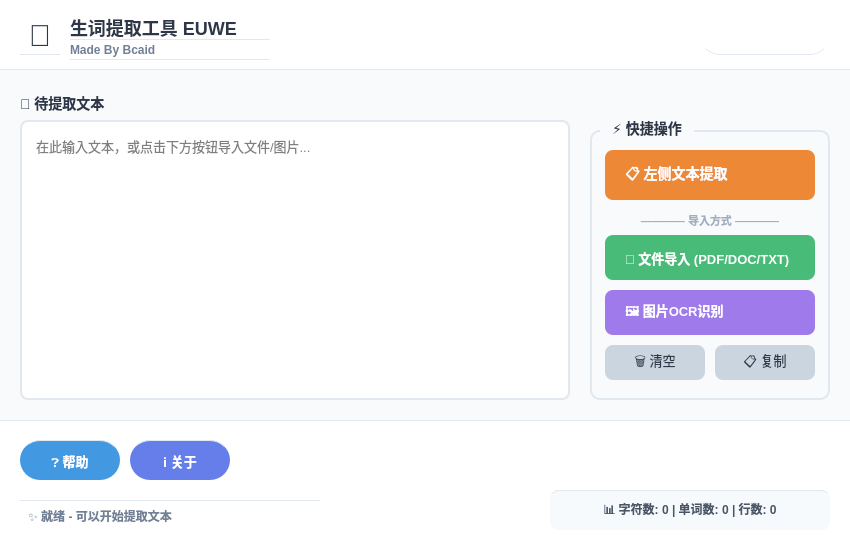
<?xml version="1.0" encoding="UTF-8"?>
<ui version="4.0">
 <class>Widget</class>
 <widget class="QWidget" name="Widget">
  <property name="geometry">
   <rect>
    <x>0</x>
    <y>0</y>
    <width>850</width>
    <height>550</height>
   </rect>
  </property>
  <property name="windowTitle">
   <string>智能文本提取工具</string>
  </property>
  <property name="styleSheet">
   <string notr="true">/* 全局样式 */
QWidget {
    background-color: #f8fafc;
    font-family: 'Microsoft YaHei', 'Segoe UI', sans-serif;
}

/* 标题样式 */
QLineEdit, QTextEdit {
    background-color: white;
    border: 2px solid #e2e8f0;
    border-radius: 8px;
    padding: 10px;
    font-size: 13px;
    selection-background-color: #4299e1;
    selection-color: white;
}

QTextEdit:focus, QLineEdit:focus {
    border-color: #4299e1;
    box-shadow: 0 0 0 3px rgba(66, 153, 225, 0.15);
}

/* 按钮基础样式 */
QPushButton {
    border: none;
    border-radius: 8px;
    font-weight: bold;
    font-size: 13px;
    color: white;
    transition: all 0.2s ease-in-out;
}

QPushButton:hover {
    transform: translateY(-2px);
    box-shadow: 0 4px 12px rgba(0, 0, 0, 0.15);
}

QPushButton:pressed {
    transform: translateY(0px);
    box-shadow: 0 2px 6px rgba(0, 0, 0, 0.1);
}

/* 标签样式 */
QLabel {
    color: #2d3748;
    font-size: 13px;
    font-weight: 500;
}

/* 分组框样式 */
QGroupBox {
    font-weight: bold;
    font-size: 14px;
    color: #2d3748;
    border: 2px solid #e2e8f0;
    border-radius: 10px;
    margin-top: 10px;
    padding-top: 10px;
}

QGroupBox::title {
    subcontrol-origin: margin;
    left: 10px;
    padding: 0 10px 0 10px;
}</string>
  </property>
  <widget class="QWidget" name="titleBar" native="true">
   <property name="geometry">
    <rect>
     <x>0</x>
     <y>0</y>
     <width>850</width>
     <height>70</height>
    </rect>
   </property>
   <property name="styleSheet">
    <string notr="true">background-color: white;
border-bottom: 1px solid #e2e8f0;</string>
   </property>
   <widget class="QLabel" name="appIcon">
    <property name="geometry">
     <rect>
      <x>20</x>
      <y>15</y>
      <width>40</width>
      <height>40</height>
     </rect>
    </property>
    <property name="styleSheet">
     <string notr="true">font-size: 30px;
background-color: transparent;</string>
    </property>
    <property name="text">
     <string>📝</string>
    </property>
    <property name="alignment">
     <set>Qt::AlignmentFlag::AlignCenter</set>
    </property>
   </widget>
   <widget class="QLabel" name="appTitle">
    <property name="geometry">
     <rect>
      <x>70</x>
      <y>15</y>
      <width>200</width>
      <height>25</height>
     </rect>
    </property>
    <property name="styleSheet">
     <string notr="true">font-size: 18px;
font-weight: bold;
color: #2d3748;
background-color: transparent;</string>
    </property>
    <property name="text">
     <string>生词提取工具 EUWE</string>
    </property>
   </widget>
   <widget class="QLabel" name="appSubtitle">
    <property name="geometry">
     <rect>
      <x>70</x>
      <y>40</y>
      <width>200</width>
      <height>20</height>
     </rect>
    </property>
    <property name="styleSheet">
     <string notr="true">font-size: 12px;
color: #718096;
background-color: transparent;</string>
    </property>
    <property name="text">
     <string>Made By Bcaid</string>
    </property>
   </widget>
   <widget class="QPushButton" name="openDb">
    <property name="geometry">
     <rect>
      <x>700</x>
      <y>15</y>
      <width>130</width>
      <height>40</height>
     </rect>
    </property>
    <property name="styleSheet">
     <string notr="true">QPushButton {
    background: qlineargradient(x1:0, y1:0, x2:1, y2:0,
                                stop:0 #4299e1, stop:1 #667eea);
    font-size: 14px;
    border-radius: 20px;
}
QPushButton:hover {
    background: qlineargradient(x1:0, y1:0, x2:1, y2:0,
                                stop:0 #3182ce, stop:1 #5a67d8);
}</string>
    </property>
    <property name="text">
     <string>📚 打开熟词库</string>
    </property>
   </widget>
  </widget>
  <widget class="QLabel" name="label">
   <property name="geometry">
    <rect>
     <x>20</x>
     <y>90</y>
     <width>120</width>
     <height>25</height>
    </rect>
   </property>
   <property name="styleSheet">
    <string notr="true">font-size: 14px;
font-weight: bold;
color: #2d3748;</string>
   </property>
   <property name="text">
    <string>📄 待提取文本</string>
   </property>
  </widget>
  <widget class="QTextEdit" name="textEdit">
   <property name="geometry">
    <rect>
     <x>20</x>
     <y>120</y>
     <width>550</width>
     <height>280</height>
    </rect>
   </property>
   <property name="placeholderText">
    <string>在此输入文本，或点击下方按钮导入文件/图片...</string>
   </property>
  </widget>
  <widget class="QGroupBox" name="functionGroup">
   <property name="geometry">
    <rect>
     <x>590</x>
     <y>120</y>
     <width>240</width>
     <height>280</height>
    </rect>
   </property>
   <property name="title">
    <string>⚡ 快捷操作</string>
   </property>
   <widget class="QPushButton" name="leftextract">
    <property name="geometry">
     <rect>
      <x>15</x>
      <y>30</y>
      <width>210</width>
      <height>50</height>
     </rect>
    </property>
    <property name="styleSheet">
     <string notr="true">QPushButton {
    background-color: #ed8936;
    text-align: left;
    padding-left: 20px;
    font-size: 14px;
}
QPushButton:hover {
    background-color: #dd6b20;
}</string>
    </property>
    <property name="text">
     <string>📋 左侧文本提取</string>
    </property>
   </widget>
   <widget class="QLabel" name="sepLabel">
    <property name="geometry">
     <rect>
      <x>15</x>
      <y>90</y>
      <width>210</width>
      <height>20</height>
     </rect>
    </property>
    <property name="styleSheet">
     <string notr="true">color: #a0aec0;
font-size: 11px;
text-align: center;</string>
    </property>
    <property name="text">
     <string>———— 导入方式 ————</string>
    </property>
    <property name="alignment">
     <set>Qt::AlignmentFlag::AlignCenter</set>
    </property>
   </widget>
   <widget class="QPushButton" name="input">
    <property name="geometry">
     <rect>
      <x>15</x>
      <y>115</y>
      <width>210</width>
      <height>45</height>
     </rect>
    </property>
    <property name="styleSheet">
     <string notr="true">QPushButton {
    background-color: #48bb78;
    text-align: left;
    padding-left: 20px;
}
QPushButton:hover {
    background-color: #38a169;
}</string>
    </property>
    <property name="text">
     <string>📁 文件导入 (PDF/DOC/TXT)</string>
    </property>
   </widget>
   <widget class="QPushButton" name="ocr">
    <property name="geometry">
     <rect>
      <x>15</x>
      <y>170</y>
      <width>210</width>
      <height>45</height>
     </rect>
    </property>
    <property name="styleSheet">
     <string notr="true">QPushButton {
    background-color: #9f7aea;
    text-align: left;
    padding-left: 20px;
}
QPushButton:hover {
    background-color: #805ad5;
}</string>
    </property>
    <property name="text">
     <string>🖼️ 图片OCR识别</string>
    </property>
   </widget>
   <widget class="QPushButton" name="clearBtn">
    <property name="geometry">
     <rect>
      <x>15</x>
      <y>225</y>
      <width>100</width>
      <height>35</height>
     </rect>
    </property>
    <property name="styleSheet">
     <string notr="true">QPushButton {
    background-color: #cbd5e0;
    color: #2d3748;
    font-weight: normal;
}
QPushButton:hover {
    background-color: #a0aec0;
}</string>
    </property>
    <property name="text">
     <string>🗑️ 清空</string>
    </property>
   </widget>
   <widget class="QPushButton" name="copyBtn">
    <property name="geometry">
     <rect>
      <x>125</x>
      <y>225</y>
      <width>100</width>
      <height>35</height>
     </rect>
    </property>
    <property name="styleSheet">
     <string notr="true">QPushButton {
    background-color: #cbd5e0;
    color: #2d3748;
    font-weight: normal;
}
QPushButton:hover {
    background-color: #a0aec0;
}</string>
    </property>
    <property name="text">
     <string>📋 复制</string>
    </property>
   </widget>
  </widget>
  <widget class="QWidget" name="bottomBar" native="true">
   <property name="geometry">
    <rect>
     <x>0</x>
     <y>420</y>
     <width>850</width>
     <height>130</height>
    </rect>
   </property>
   <property name="styleSheet">
    <string notr="true">background-color: white;
border-top: 1px solid #e2e8f0;</string>
   </property>
   <widget class="QPushButton" name="help">
    <property name="geometry">
     <rect>
      <x>20</x>
      <y>20</y>
      <width>100</width>
      <height>40</height>
     </rect>
    </property>
    <property name="styleSheet">
     <string notr="true">QPushButton {
    background-color: #4299e1;
    border-radius: 20px;
    font-size: 13px;
}
QPushButton:hover {
    background-color: #3182ce;
}</string>
    </property>
    <property name="text">
     <string>❓ 帮助</string>
    </property>
   </widget>
   <widget class="QPushButton" name="about">
    <property name="geometry">
     <rect>
      <x>130</x>
      <y>20</y>
      <width>100</width>
      <height>40</height>
     </rect>
    </property>
    <property name="styleSheet">
     <string notr="true">QPushButton {
    background-color: #667eea;
    border-radius: 20px;
    font-size: 13px;
}
QPushButton:hover {
    background-color: #5a67d8;
}</string>
    </property>
    <property name="text">
     <string>ℹ️ 关于</string>
    </property>
   </widget>
   <widget class="QLabel" name="statusLabel">
    <property name="geometry">
     <rect>
      <x>20</x>
      <y>80</y>
      <width>300</width>
      <height>30</height>
     </rect>
    </property>
    <property name="styleSheet">
     <string notr="true">color: #718096;
font-size: 12px;
padding-left: 5px;</string>
    </property>
    <property name="text">
     <string>✨ 就绪 - 可以开始提取文本</string>
    </property>
   </widget>
   <widget class="QLabel" name="statsLabel">
    <property name="geometry">
     <rect>
      <x>550</x>
      <y>70</y>
      <width>280</width>
      <height>40</height>
     </rect>
    </property>
    <property name="styleSheet">
     <string notr="true">color: #4a5568;
font-size: 12px;
font-weight: bold;
background-color: #f7fafc;
border-radius: 8px;
padding: 8px;</string>
    </property>
    <property name="text">
     <string>📊 字符数: 0 | 单词数: 0 | 行数: 0</string>
    </property>
    <property name="alignment">
     <set>Qt::AlignmentFlag::AlignCenter</set>
    </property>
   </widget>
  </widget>
  <widget class="QFrame" name="decorLine">
   <property name="geometry">
    <rect>
     <x>0</x>
     <y>70</y>
     <width>850</width>
     <height>3</height>
    </rect>
   </property>
   <property name="styleSheet">
    <string notr="true">background: qlineargradient(x1:0, y1:0, x2:1, y2:0,
                                stop:0 #4299e1, stop:0.5 #9f7aea, stop:1 #ed8936);
border: none;</string>
   </property>
   <property name="frameShape">
    <enum>QFrame::Shape::HLine</enum>
   </property>
  </widget>
 </widget>
 <resources/>
 <connections/>
</ui>
